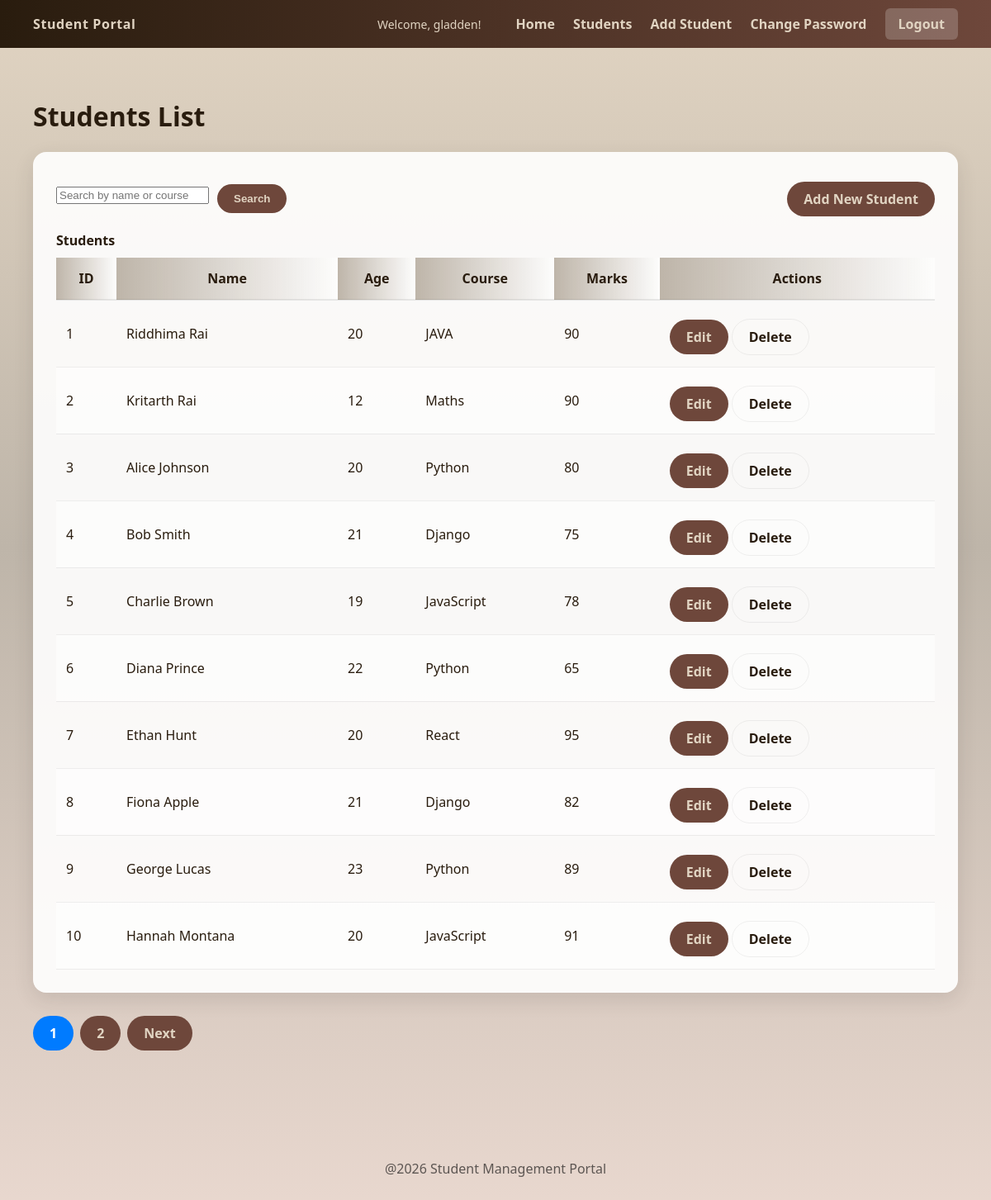
The app's page /students/ (signed in) with its own data.
### students/models.py (models this page shows, shortened)
class Student(models.Model):
    name = models.CharField(max_length=100)
    course = models.CharField(max_length=100)
    marks = models.IntegerField(validators=[MinValueValidator(0), MaxValueValidator(100)])
    age = models.IntegerField(default=18)

### students/views.py (the view)
# urls.py: path('students/', views.students_page, name='students'),
def students_page(request):
    students_qs = Student.objects.order_by('id')
    query = request.GET.get('search')
    if query:
        students_qs = students_qs.filter(name__icontains=query) | students_qs.filter(course__icontains=query)
    paginator = Paginator(students_qs, 10)
    page_number = request.GET.get('page')
    page_obj = paginator.get_page(page_number)
    return render(request, 'students.html', {
        'students': page_obj,
        'query': query
    })

### students/templates/students.html (shortened to what this page needs)
{% extends 'base.html'%}
{% block content %}
<h1>Students List</h1>
<div class="card">
    <div class="search-row">
        <form method="get" style="display:flex; gap:10px; align-items:center;">
            <input type="text" name="search" placeholder="Search by name or course" value="{{query | default:''}}">
            <button class="btn">Search</button>
        </form>
        <div style="margin-left:auto">
            <a class="btn" href="/add">Add New Student</a>
        </div>
    </div>
    <table class="table">
        <caption>Students</caption>
        <thead>
            <tr>
                <th scope="col">ID</th>
                <th scope="col">Name</th>
                <th scope="col">Age</th>
                <th scope="col">Course</th>
                <th scope="col">Marks</th>
                <th scope="col">Actions</th>
            </tr>
        </thead>
        <tbody>
            {% if students %}
                {% for student in students %}
                <tr>
                    <td>{{ forloop.counter }}</td>
                    <td>{{student.name}}</td>
                    <td>{{student.age}}</td>
                    <td>{{student.course}}</td>
                    <td>{{student.marks}}</td>
                    <td>
                        <a class="btn" href="/edit/{{student.id}}">Edit</a>
                        <a class="btn secondary" href="/delete/{{student.id}}">Delete</a>
                    </td>
                </tr>
                {% endfor %}
            {% else %}
                <tr>
                    <td colspan="6">No students found.</td>
                </tr>
            {% endif %}
        </tbody>
    </table>
</div>
    {% if students.paginator.num_pages > 1 %}
    <nav class="pagination" aria-label="Page navigation">
        <ul style="display:flex; gap:8px; list-style:none; padding:0; margin-top:16px; align-items:center;">
            {% for num in students.paginator.page_range %}
                {% if students.number == num %}
                    <li><span class="btn current" style="background:#007bff;color:#fff">{{ num }}</span></li>
                {% else %}
                    <li><a class="btn" href="?page={{ num }}{% if query %}&search={{ query }}{% endif %}">{{ num }}</a></li>
                {% endif %}
            {% endfor %}
            {% if students.has_next %}
                <li><a class="btn" href="?page={{ students.next_page_number }}{% if query %}&search={{ query }}{% endif %}">Next</a></li>
            {% endif %}
        </ul>
    </nav>
    {% endif %}
{% endblock %}

### students/templates/base.html (shortened to what this page needs)
{% load static %}
<!DOCTYPE html>
<html>
    <head>
        <link rel="stylesheet" href="{%static 'css/style.css'%}">
    </head>
    <body>
        <header class="navbar">
            <div class="logo">Student Portal</div>
            <nav>
                {% if user.is_authenticated %}
                    <span class="user-greeting">Welcome, {{ user.username }}!</span>
                    <a href="{% url 'home' %}">Home</a>
                    <a href="{% url 'students' %}">Students</a>
                    <a href="{% url 'add_student' %}">Add Student</a>
                    <a href="{% url 'change_password' %}">Change Password</a>
                    <a href="{% url 'logout' %}" class="btn-logout">Logout</a>
                {% else %}
                    <a href="{% url 'login' %}">Login</a>
                    <a href="{% url 'register' %}">Register</a>
                {% endif %}
            </nav>
        </header>
        <div class="container">
            {% block content %}
            {% endblock %}
        </div>
        <footer class="footer">
            <p>@2026 Student Management Portal</p>
        </footer>
    </body>
</html>

### students/static/css/style.css (style rules this page uses)
:root { --brown-dark: #291C0E; --brown: #6E473B; --tan: #A78D78; --beige: #BEB5A9; --cream: #E1D4C2; --muted-text: rgba(0,0,0,0.6); }
body { margin:0; font-family: 'Segoe UI', Tahoma, Geneva, Verdana, sans-serif; background: linear-gradient(180deg, var(--cream) 0%, var(--beige) 45%, #E9D8CF 100%); color:var(--brown-dark); }
.navbar { background: linear-gradient(90deg, var(--brown-dark), var(--brown)); color:var(--cream); display:flex; justify-content:space-between; align-items:center; padding:18px 40px; }
.navbar .logo { font-weight:700; letter-spacing:0.6px; color:var(--cream); }
.navbar a { color:var(--cream); margin-left:18px; text-decoration:none; font-weight:600; }
.container { padding:40px; }
.card { background: rgba(255,255,255,0.9); padding:28px; border-radius:16px; box-shadow: 0 8px 24px rgba(46, 41, 38, 0.12); margin-bottom:20px; }
.btn { display:inline-block; margin-top:8px; padding:10px 20px; background:var(--brown); color:var(--cream); border:none; border-radius:24px; text-decoration:none; cursor:pointer; font-weight:600; }
.btn.secondary { background:transparent; color:var(--brown-dark); border:1px solid rgba(0,0,0,0.06); }
.table { width:100%; background:transparent; border-collapse:collapse; box-shadow:none; }
.table caption { caption-side:top; text-align:left; font-weight:700; padding-bottom:10px; }
.table th, .table td { padding:14px 12px; border-bottom:1px solid rgba(0,0,0,0.06); }
.table thead th { background: linear-gradient(90deg, var(--beige), rgba(255,255,255,0.6)); color:var(--brown-dark); border-bottom:2px solid rgba(0,0,0,0.08); }
.table tbody tr:nth-child(even) { background: rgba(255,255,255,0.6); }
.search-row { display:flex; gap:10px; align-items:center; margin-bottom:18px; }
.search-row input { max-width:360px; }
.footer { text-align:center; background:transparent; color:var(--muted-text); padding:30px 10px; margin-top:30px; }
.user-greeting { color: var(--cream); margin-right: 20px; font-weight: 500; font-size: 14px; }
.btn-logout { background: rgba(255, 255, 255, 0.2) !important; padding: 8px 16px !important; border-radius: 6px !important; transition: background 0.2s; }

### records on screen
Student: name "Riddhima Rai", age "20", course "JAVA", marks "90"
Student: name "Kritarth Rai", age "12", course "Maths", marks "90"
Student: name "Alice Johnson", age "20", course "Python", marks "80"
Student: name "Bob Smith", age "21", course "Django", marks "75"
Student: name "Charlie Brown", age "19", course "JavaScript", marks "78"
Student: name "Diana Prince", age "22", course "Python", marks "65"
Student: name "Ethan Hunt", age "20", course "React", marks "95"
Student: name "Fiona Apple", age "21", course "Django", marks "82"
Student: name "George Lucas", age "23", course "Python", marks "89"
Student: name "Hannah Montana", age "20", course "JavaScript", marks "91"

### other values on screen
{{ user.username }} "gladden"
{{ num }} "1"
{{ num }} "2"
